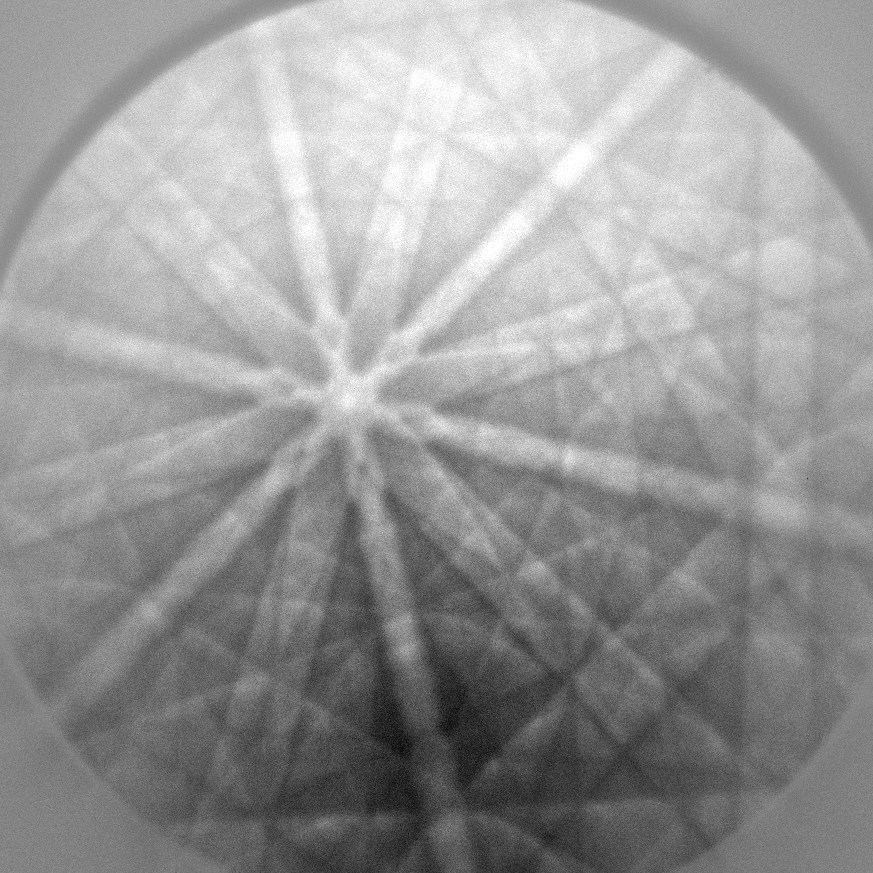
#> input picture data/small_FeAl/INITIAL_FeAl/INITIAL_x0y0.tif, 873 x 873 px, found by its file name
$ python gen-cryst.py
#> lines starting #> are read from the running program, lines starting #| are printed output that depends on the picture; after the words box and inside, x2 and y2 are one past the last pixel; in counts of white or black regions, pixels touching at a corner belong together
### single_run/sim.py
#!/usr/bin/python3

from pylab import *

def vlen(v):
    return sqrt(einsum("...i,...i->...", v, v))

def circle(v, b=0, npoints=500):
    r2, r3 = vlen(v[:2]), vlen(v)

    cp, sp = v[0]/r2, v[1]/r2
    st, ct = r2/r3, v[2]/r3

    def rot(c,s,x,y):
        return c*x-s*y, s*x+c*y

    a = linspace(-pi, pi, npoints)
    #a = linspace(0, pi, npoints)
    x = sin(a)*cos(b)
    y = cos(a)*cos(b)
    z = sin(b)

    x,z = rot(ct, st, x, z)
    x,y = rot(-cp, -sp, x, y)

    return transpose([x,y,z])

def euler2rot(angles):
    phi1, PHI, phi2 = asarray(angles)/180*pi
    R = zeros((3,3))
    R[0,0] = cos(phi1)*cos(phi2) - sin(phi1)*sin(phi2)*cos(PHI)
    R[0,1] = sin(phi1)*cos(phi2) + cos(phi1)*sin(phi2)*cos(PHI)
    R[0,2] = sin(phi2)*sin(PHI)

    R[1,0] = -cos(phi1)*sin(phi2) - sin(phi1)*cos(phi2)*cos(PHI)
    R[1,1] = -sin(phi1)*sin(phi2) + cos(phi1)*cos(phi2)*cos(PHI)
    R[1,2] = cos(phi2)*sin(PHI)

    R[2,0] = sin(phi1)*sin(PHI)
    R[2,1] = -cos(phi1)*sin(PHI)
    R[2,2] = cos(PHI)
    return R

def sim_pattern(R, calib, M=4, w=0.01):
    v = mgrid[-M:M+1,-M:M+1,-M:M+1].T.reshape((-1, 3))
    v = v[ vlen(v) <= M ]
    v = v[ v.sum(axis=-1)%2 == 0 ]

    cx,cy,cz = calib
    plot([cx],[cy],"r+")
    for vv in v.dot(R):
        vl = vlen(vv)
        if vl == 0:
            continue
        p = circle(vv, w*vl)
        m = p[:,2] > 0
        p[~m] = np.nan
        plot(cx+p[:,0]/p[:,2]*cz, cy+p[:,1]/p[:,2]*cz, 'r-', lw=1/vl)

def poles(R, calib, M=4):
    v = mgrid[-M:M+1,-M:M+1,-M:M+1].T.reshape((-1, 3))
    v = v[ vlen(v) <= M ]
    cx, cy, cz = calib
    v = v.dot(R)
    v = v[v[:,2]>0]
    return cx+v[:,0]/v[:,2]*cz, cy+v[:,1]/v[:,2]*cz


a=23/180*pi;
# x and y cols swapped
M = array([[0, cos(a), sin(a)],
           [1, 0,      0],
           [0,-sin(a), cos(a)]])


# [64 lines that do not run on import are left out]

### jove/gen-cryst.py
#!/usr/bin/python3

from pylab import *
from sim import euler2rot, sim_pattern, poles, M

calib = array([48.8235, 77.5223, 69.8357])
angles = array([2.1, 150.8, 261.5])


from PIL import Image
fname = "../../Testing data/FeAl/INITIAL_FeAl/INITIAL_x0y0.tif"
img = array(Image.open(fname))
#> img is the input picture: shape (873, 873) uint16; min 8880, max 65520, mean 42660.6
mask = asarray(Image.open("mask.png"))==255
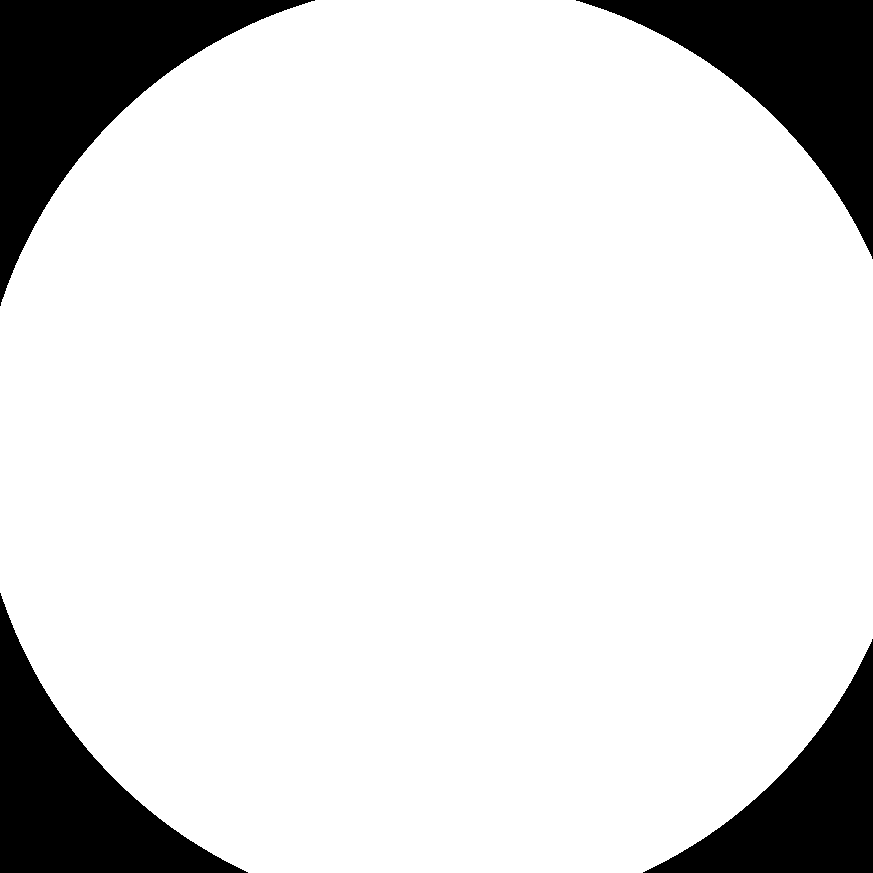
#> input picture jove/mask.png, 873 x 873 px
#> mask: shape (873, 873) bool; 86.2% white; 4 black regions, box (x1, y1, x2, y2) and area: (0, 0, 315, 306) 32138, (576, 0, 873, 259) 27067, (0, 593, 248, 873) 25134, (643, 639, 873, 873) 20508

imshow(img, cmap="gray")
axis("image")
grid(False)

assert img.shape[0] == img.shape[1]

calib = img.shape[0]*(array([0,1,0]) + array([1,-1,1])*calib/100)
#> calib = [426.2, 196.2, 609.7]
#sim_pattern( euler2rot(angles).dot(M), calib, w=0)
sim_pattern( euler2rot(angles).dot(M), calib, w=0.015)
x,y = poles( euler2rot(angles).dot(M), calib, M=7)
plot(x,y,"o")

s = 48
positions = [ (j,i) for i,j in zip(y.astype(int),x.astype(int)) if s < i < img.shape[0]-s and s<j<img.shape[1]-s and mask[i-s:i+s, j-s:j+s].all() ]
#> positions = 104 pairs, first value 66 to 789, second value 70 to 778
positions = list(set(positions)) # unique
#> positions = 89 pairs, first value 66 to 789, second value 70 to 778

import sys
print(s, file=sys.stdout)
savetxt(sys.stdout, positions, fmt="%d")
#> (printed output is left out)
show()
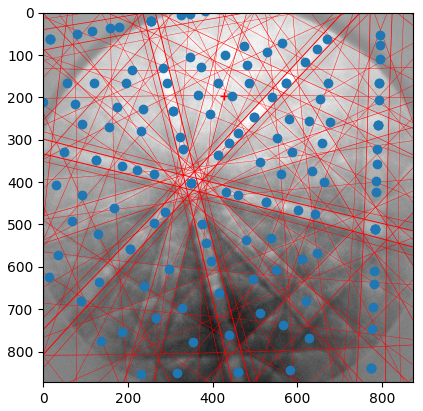
#> figure drawn by matplotlib, 1 panel
